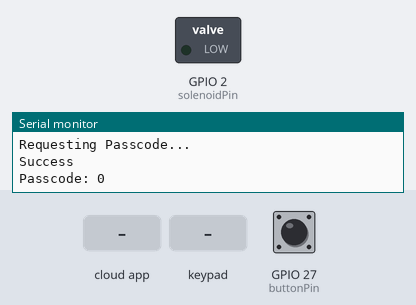
A sketch run on a simulated ESP32. Shown: switched loads named in the sketch (green lamp = pin HIGH), the last lines printed to the serial monitor. The test bench sets the inputs (shaded band); at power-on: GPIO 27 (buttonPin) HIGH. WiFi joins after 1.5 s; servers stay silent unless stated; the Firebase database answers and starts empty.

Above: at 4.0 s.
4.1 s: the phone or cloud app sets DoorState to 1
At 6.1 s:
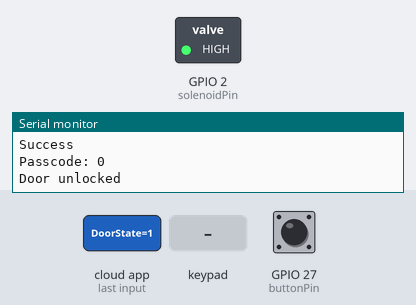
8.2 s: GPIO 27 (buttonPin) pulled LOW for 0.15 s
11.9 s: key 'A' pressed
13.4 s: keypad keys 2 3 2 2 3 2 1 pressed 0.4 s apart
17.7 s: key 'B' pressed
19.2 s: keypad keys 2 3 2 2 3 2 1 * pressed 0.4 s apart
Timing chart, 0 to 22.2 s (numbered marks = the images above; inputs shaded):
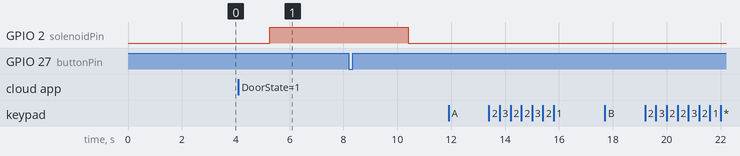

Measured:
- after the input at 4.1 s, GPIO 2 (solenoidPin): LOW → HIGH after 1.2 s

The sketch:

KeypadDoorLockDualCore.ino
```cpp
#include <Arduino.h>
#include <Keypad.h>
#include <WiFi.h>
#include <Firebase_ESP_Client.h>
#include <Wire.h>

//Provide the token generation process info.
#include "addons/TokenHelper.h"
//Provide the RTDB payload printing info and other helper functions.
#include "addons/RTDBHelper.h"

// Insert your network credentials
#define WIFI_SSID "arfa33_2.4G"
#define WIFI_PASSWORD "blackjack66"

// Insert Firebase project API Key
#define API_KEY "AIzaSyDlVO_Ne9zTNjZljeu0_cFscLWzzJ1ppJo"

// Insert RTDB URL
#define DATABASE_URL "https://fyp-esp32-19f8b-default-rtdb.asia-southeast1.firebasedatabase.app/"

// Define Firebase Data object
FirebaseData fbdo;
FirebaseAuth auth;
FirebaseConfig config;
bool signupOK = false;

const byte ROWS = 4;  // four rows
const byte COLS = 4;  // four columns
char keys[ROWS][COLS] = {
  { '1', '2', '3', 'A' },
  { '4', '5', '6', 'B' },
  { '7', '8', '9', 'C' },
  { '*', '0', '#', 'D' }
};
byte rowPins[ROWS] = { 23, 22, 3, 21 };  // connect to the row pinouts of the keypad
byte colPins[COLS] = { 19, 18, 5, 17 };  // connect to the column pinouts of the keypad

Keypad keypad = Keypad(makeKeymap(keys), rowPins, colPins, ROWS, COLS);

const int solenoidPin = 2;  // Pin for controlling the solenoid lock
const int buttonPin = 27;

String passcode = "";  // Set your desired passcode

String inputCode = "";
bool doorLocked = true;
String wifiIP = "";

// Variables will change:
int lastState = HIGH;  // the previous state from the input pin
int currentState;      // the current reading from the input pin

// Forward declarations
void unlockDoor();
void lockDoor();
void connectToWiFi();
void configFB();
void sensorInitialization();
void getPasscode();

void setup() {
  // Initialize digital pin LED_BUILTIN as an output.
  // pinMode (LED_BUILTIN, OUTPUT);
  Serial.begin(115200);
  connectToWiFi();
  configFB();
  getPasscode();
  sensorInitialization();
  xTaskCreatePinnedToCore(
    [](void* pvParameters) {
      while (1) {
        char key = keypad.getKey();
        // Serial.print("Key: ");
        // Serial.println(key);

        if (key) {
          // Append keys
          if (key == '*') {
            inputCode = "";
            Serial.println("Passcode successfully reseted");
          } else if (key != '#' && inputCode.length() <= 4) {
            inputCode += key;
            Serial.println(inputCode);
          } else {
            Serial.println();
            // Check passcode
            if (inputCode == passcode) {
              if (doorLocked) {
                unlockDoor();
              }
              //else {
//                lockDoor();
//              }
            }
            // Wrong passcode
            else {
              Serial.println("Incorrect passcode!");
            }
            inputCode = "";
            Serial.println("Passcode reseted");
          }
        }

        // read the state of the switch/button:
        currentState = digitalRead(buttonPin);

        if (lastState == LOW && currentState == HIGH) {
          Serial.println("The button is released");
          Serial.println("Requesting update passcode");
          getPasscode();
        }

        // save the last state
        lastState = currentState;

        // if (digitalRead(buttonPin) == HIGH) {
        //   Serial.println("Requesting update passcode");
        //   getPasscode();
        // }
        // Serial.println();
        delay(50);  // Fix random error keypad 4 into 1
      }
    },
    "keypadTask",  // Name of the task
    5500,          // Stack size in bytes
    NULL,          // Task input parameter
    1,             // Priority of the task
    NULL,          // Task handle.
    0              // Core where the task should run (core 0)
  );

  xTaskCreatePinnedToCore(
    [](void* pvParameters) {
      while (1) {
        if (Firebase.RTDB.getInt(&fbdo, "Door/DoorState")) {
          if (fbdo.dataType() == "int") {
            int door = fbdo.intData();
            // Serial.print("Success\nPasscode: ");
            // Serial.println(door);
            if (door == 1) {
              unlockDoor();
              delay(2000);
              if (Firebase.RTDB.setInt(&fbdo, "Door/DoorState", 0)) {
              } else {
                Serial.println("FAILED");
                Serial.println("REASON: " + fbdo.errorReason());
              }
            }
          }
        } else {
          Serial.println(fbdo.errorReason());
        }
        delay(2000);
      }
    },
    "firebaseTask",  // Name of the task
    8192,            // Stack size in bytes
    NULL,            // Task input parameter
    1,               // Priority of the task
    NULL,            // Task handle.
    1                // Core where the task should run (core 1)
  );
}

void loop() {
  // Your main loop code here
}

void unlockDoor() {
  //digitalWrite(solenoidPin, LOW);
  if (Firebase.RTDB.setInt(&fbdo, "Door/DoorState", 1)) {
  } else {
    Serial.println("FAILED");
    Serial.println("REASON: " + fbdo.errorReason());
  }

  digitalWrite(solenoidPin, HIGH);  // Activate the solenoid to unlock the door
  Serial.println("Door unlocked");
  doorLocked = false;
  delay(5000);
  lockDoor();
}

void lockDoor() {

  if (Firebase.RTDB.setInt(&fbdo, "Door/DoorState", 0)) {
  } else {
    Serial.println("FAILED");
    Serial.println("REASON: " + fbdo.errorReason());
  }
  //digitalWrite(solenoidPin, HIGH);
  digitalWrite(solenoidPin, LOW);  // Deactivate the solenoid to lock the door
  Serial.println("Door locked");
  doorLocked = true;
}

// Connect to WiFi
void connectToWiFi() {

  WiFi.begin(WIFI_SSID, WIFI_PASSWORD);

  Serial.println("Wifi connecting: ");
  while (WiFi.status() != WL_CONNECTED) {
    delay(500);
    Serial.print(".");
  }

  Serial.println("\nWiFi connected!");
  Serial.println();
  Serial.print("Connected with IP: ");
  Serial.println(WiFi.localIP());
  Serial.println();

  // Connected with IP
  IPAddress localIP = WiFi.localIP();
  wifiIP = localIP.toString();
}

// Setup for Firebase
void configFB() {

  /* Assign the api key (required) */
  config.api_key = API_KEY;

  /* Assign the RTDB URL (required) */
  config.database_url = DATABASE_URL;

  /* Sign up */
  if (Firebase.signUp(&config, &auth, "", "")) {
    Serial.println("FB Connection okay");
    signupOK = true;
  } else {
    Serial.printf("%s\n", config.signer.signupError.message.c_str());
  }

  /* Assign the callback function for the long-running token generation task */
  config.token_status_callback = tokenStatusCallback;  // see addons/TokenHelper.h

  Firebase.begin(&config, &auth);
  Firebase.reconnectWiFi(true);

  if (Firebase.RTDB.setString(&fbdo, "Door/IPAddressDoor", wifiIP)) {
  } else {
    Serial.println("FAILED IP Address");
    Serial.println("REASON: " + fbdo.errorReason());
  }
}

void sensorInitialization() {
  pinMode(solenoidPin, OUTPUT);
  digitalWrite(solenoidPin, LOW);  // Ensure the solenoid is initially not activated
  pinMode(buttonPin, INPUT_PULLUP);
}

void getPasscode() {
  delay(1000);  // avoid looping when pressed
  Serial.println("Requesting Passcode...");
  if (Firebase.RTDB.getInt(&fbdo, "Door/Passcode")) {
    if (fbdo.dataType() == "int") {
      passcode = fbdo.intData();
      Serial.print("Success\nPasscode: ");
      Serial.println(passcode);
    }
  } else {
    Serial.println(fbdo.errorReason());
  }
}
```
